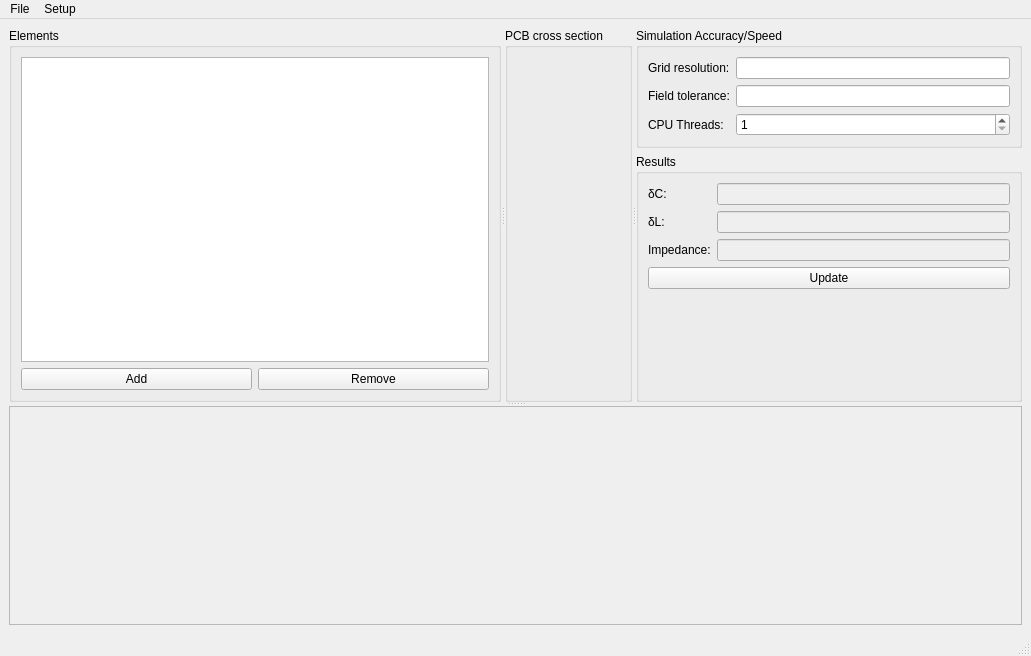
<?xml version="1.0" encoding="UTF-8"?>
<ui version="4.0">
 <class>MainWindow</class>
 <widget class="QMainWindow" name="MainWindow">
  <property name="enabled">
   <bool>true</bool>
  </property>
  <property name="geometry">
   <rect>
    <x>0</x>
    <y>0</y>
    <width>1031</width>
    <height>656</height>
   </rect>
  </property>
  <property name="windowTitle">
   <string>RF 2D Field Solver</string>
  </property>
  <property name="animated">
   <bool>true</bool>
  </property>
  <widget class="QWidget" name="centralwidget">
   <layout class="QVBoxLayout" name="verticalLayout_5">
    <item>
     <widget class="QSplitter" name="splitter_2">
      <property name="orientation">
       <enum>Qt::Vertical</enum>
      </property>
      <widget class="QSplitter" name="splitter">
       <property name="orientation">
        <enum>Qt::Horizontal</enum>
       </property>
       <widget class="QGroupBox" name="groupBox_3">
        <property name="title">
         <string>Elements</string>
        </property>
        <layout class="QVBoxLayout" name="verticalLayout_4">
         <item>
          <widget class="QTableView" name="table">
           <attribute name="horizontalHeaderStretchLastSection">
            <bool>true</bool>
           </attribute>
           <attribute name="verticalHeaderVisible">
            <bool>false</bool>
           </attribute>
          </widget>
         </item>
         <item>
          <layout class="QHBoxLayout" name="horizontalLayout">
           <item>
            <widget class="QPushButton" name="add">
             <property name="text">
              <string>Add</string>
             </property>
            </widget>
           </item>
           <item>
            <widget class="QPushButton" name="remove">
             <property name="text">
              <string>Remove</string>
             </property>
            </widget>
           </item>
          </layout>
         </item>
        </layout>
       </widget>
       <widget class="QGroupBox" name="groupBox_2">
        <property name="title">
         <string>PCB cross section</string>
        </property>
        <layout class="QVBoxLayout" name="verticalLayout_2">
         <item>
          <widget class="PCBView" name="view" native="true">
           <property name="sizePolicy">
            <sizepolicy hsizetype="Expanding" vsizetype="Expanding">
             <horstretch>0</horstretch>
             <verstretch>0</verstretch>
            </sizepolicy>
           </property>
          </widget>
         </item>
        </layout>
       </widget>
       <widget class="QWidget" name="">
        <layout class="QVBoxLayout" name="verticalLayout_3">
         <item>
          <widget class="QGroupBox" name="groupBox_4">
           <property name="title">
            <string>Simulation Accuracy/Speed</string>
           </property>
           <layout class="QFormLayout" name="formLayout_2">
            <item row="0" column="0">
             <widget class="QLabel" name="label_4">
              <property name="text">
               <string>Grid resolution:</string>
              </property>
             </widget>
            </item>
            <item row="0" column="1">
             <widget class="SIUnitEdit" name="resolution"/>
            </item>
            <item row="1" column="0">
             <widget class="QLabel" name="label_5">
              <property name="text">
               <string>Field tolerance:</string>
              </property>
             </widget>
            </item>
            <item row="1" column="1">
             <widget class="SIUnitEdit" name="tolerance"/>
            </item>
            <item row="2" column="0">
             <widget class="QLabel" name="label_6">
              <property name="text">
               <string>CPU Threads:</string>
              </property>
             </widget>
            </item>
            <item row="2" column="1">
             <widget class="QSpinBox" name="threads">
              <property name="minimum">
               <number>1</number>
              </property>
             </widget>
            </item>
           </layout>
          </widget>
         </item>
         <item>
          <widget class="QGroupBox" name="groupBox">
           <property name="title">
            <string>Results</string>
           </property>
           <layout class="QVBoxLayout" name="verticalLayout">
            <item>
             <layout class="QFormLayout" name="formLayout">
              <item row="0" column="0">
               <widget class="QLabel" name="label">
                <property name="text">
                 <string>δC:</string>
                </property>
               </widget>
              </item>
              <item row="0" column="1">
               <widget class="SIUnitEdit" name="capacitance">
                <property name="enabled">
                 <bool>false</bool>
                </property>
               </widget>
              </item>
              <item row="1" column="0">
               <widget class="QLabel" name="label_2">
                <property name="text">
                 <string>δL:</string>
                </property>
               </widget>
              </item>
              <item row="1" column="1">
               <widget class="SIUnitEdit" name="inductance">
                <property name="enabled">
                 <bool>false</bool>
                </property>
               </widget>
              </item>
              <item row="2" column="0">
               <widget class="QLabel" name="label_3">
                <property name="text">
                 <string>Impedance:</string>
                </property>
               </widget>
              </item>
              <item row="2" column="1">
               <widget class="SIUnitEdit" name="impedance">
                <property name="enabled">
                 <bool>false</bool>
                </property>
               </widget>
              </item>
             </layout>
            </item>
            <item>
             <widget class="QPushButton" name="update">
              <property name="text">
               <string>Update</string>
              </property>
             </widget>
            </item>
            <item>
             <spacer name="verticalSpacer">
              <property name="orientation">
               <enum>Qt::Vertical</enum>
              </property>
              <property name="sizeHint" stdset="0">
               <size>
                <width>20</width>
                <height>56</height>
               </size>
              </property>
             </spacer>
            </item>
           </layout>
          </widget>
         </item>
        </layout>
       </widget>
      </widget>
      <widget class="QPlainTextEdit" name="status">
       <property name="enabled">
        <bool>false</bool>
       </property>
      </widget>
     </widget>
    </item>
   </layout>
  </widget>
  <widget class="QMenuBar" name="menubar">
   <property name="geometry">
    <rect>
     <x>0</x>
     <y>0</y>
     <width>1031</width>
     <height>22</height>
    </rect>
   </property>
   <widget class="QMenu" name="menuFile">
    <property name="title">
     <string>File</string>
    </property>
    <addaction name="actionOpen"/>
    <addaction name="actionSave"/>
   </widget>
   <widget class="QMenu" name="menuSetup">
    <property name="title">
     <string>Setup</string>
    </property>
    <addaction name="actionSet_Area"/>
   </widget>
   <addaction name="menuFile"/>
   <addaction name="menuSetup"/>
  </widget>
  <widget class="QStatusBar" name="statusbar"/>
  <action name="actionOpen">
   <property name="text">
    <string>Open</string>
   </property>
  </action>
  <action name="actionSave">
   <property name="text">
    <string>Save</string>
   </property>
  </action>
  <action name="actionSet_Area">
   <property name="text">
    <string>Set Area</string>
   </property>
  </action>
 </widget>
 <customwidgets>
  <customwidget>
   <class>SIUnitEdit</class>
   <extends>QLineEdit</extends>
   <header>CustomWidgets/siunitedit.h</header>
  </customwidget>
  <customwidget>
   <class>PCBView</class>
   <extends>QWidget</extends>
   <header>CustomWidgets/pcbview.h</header>
   <container>1</container>
  </customwidget>
 </customwidgets>
 <resources/>
 <connections/>
</ui>
